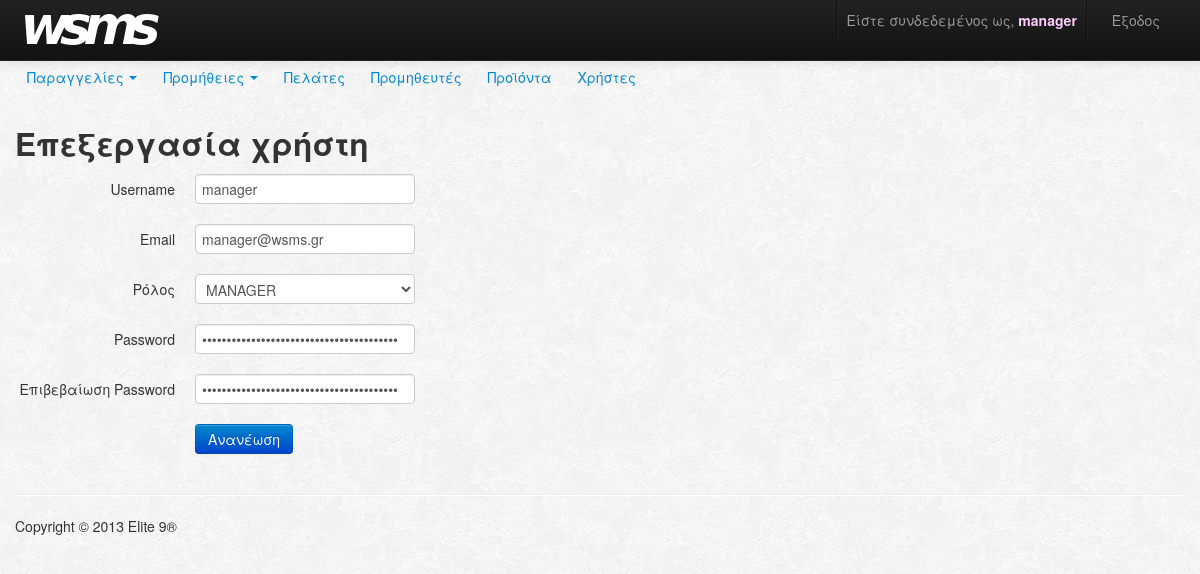
Page /users/edituser?id=1 (signed in) on the committed database.
### tables this page shows
CREATE TABLE IF NOT EXISTS `user` (
  `idUser` int(11) NOT NULL AUTO_INCREMENT,
  `username` varchar(45) NOT NULL,
  `password` varchar(45) NOT NULL,
  `email` varchar(45) NOT NULL,
  `role` enum('MANAGER','SELLER','SCHEDULER','STOREKEEPER') NOT NULL,
  PRIMARY KEY (`idUser`),
  UNIQUE KEY `username_UNIQUE` (`username`)
);

### index.php (called while the page is built, shortened)
<?php
$app = new Router();

### Models/entities/User.php (called while the page is built, shortened)
<?php
class User
{
    private $idUser;
    private $username;
    private $password;
    private $email;
    private $role;
    public function __construct($username, $password, $email, $role, $idUser)
    {
		$this->username = $username;
		$this->password = $password;
		$this->email = $email;
		$this->idUser = $idUser;
		$this->role = $role;
    }
    public function __get($param)
    {
	switch ($param)
	{
	    case "idUser":
		return $this->idUser;
	    case "username":
		return $this->username;
	    case "password":
		return $this->password;
	    case "email":
		return $this->email;
	    case "role":
		return $this->role;
	}
    }
}

### Models/UserModel.php (called while the page is built, shortened)
<?php
require_once("entities/User.php");
class UserModel extends Model
{
    public static function getUserById($idUser)
    {
        $pdo = Connector::getPDO();
        try
        {
            $stmt = $pdo->prepare("SELECT * FROM user WHERE idUser = :idUser");
            $stmt->bindValue(":idUser", $idUser);
            $stmt->execute();
            $userCol = $stmt->fetch(PDO::FETCH_ASSOC);
            return new User($userCol['username'],
                            $userCol['password'],
                            $userCol['email'],
                            $userCol['role'],
                            $userCol['idUser']);
        }
        catch(PDOException $e)
        {
        	throw $e;
        }
    }
}

### Views/users/edituser.php (the view, shortened to what this page needs)
<?php
  require_once 'Views/navbars/navbar.php';
?>
<div class="container">
<h2>
  	Επεξεργασία χρήστη
</h2>
<form class="form-horizontal" onsubmit="return validate()" action="<?php echo USERS . "/update"; ?>" method="post">
  <div class="control-group">
    <label class="control-label" for="username">Username</label>
    <div class="controls">
      <input type="text" name="username" placeholder="username" value="<?php echo $data->username; ?>">
    </div>
  </div>
  <div class="control-group">
    <label class="control-label" for="email">Email</label>
    <div class="controls">
      <input type="text" name="email" placeholder="email" value="<?php echo $data->email; ?>">
    </div>
  </div>
  <div class="control-group">
    <label class="control-label" for="role">Ρόλος</label>
    <div class="controls">
	<select name="role">
		<option <?php if($data->role == "MANAGER") echo "selected" ?> value="MANAGER">MANAGER</option>
	</select>
    </div>
  </div>
  <div class="control-group">
    <label class="control-label" for="password">Password</label>
    <div class="controls">
      <input type="password" id="password" name="password" placeholder="password" oninput="passwordStrength()" value="<?php echo $data->password; ?>">
    </div>
  </div>
  <div class="control-group">
    <label class="control-label" for="retypepassword">Επιβεβαίωση Password</label>
    <div class="controls">
      <input type="password" id="retypepassword" name="retypepassword" placeholder="password" value="<?php echo $data->password; ?>">
    </div>
  </div>
  <div class="control-group">
    <div class="controls">
      <button type="submit" class="btn btn-primary">Ανανέωση</button>
    </div>
  </div>
</form>
</div>

### rows in the picture
user: username "manager", email "manager@wsms.gr", role "MANAGER"

### other values in the picture
$_SESSION['username'] "manager"
